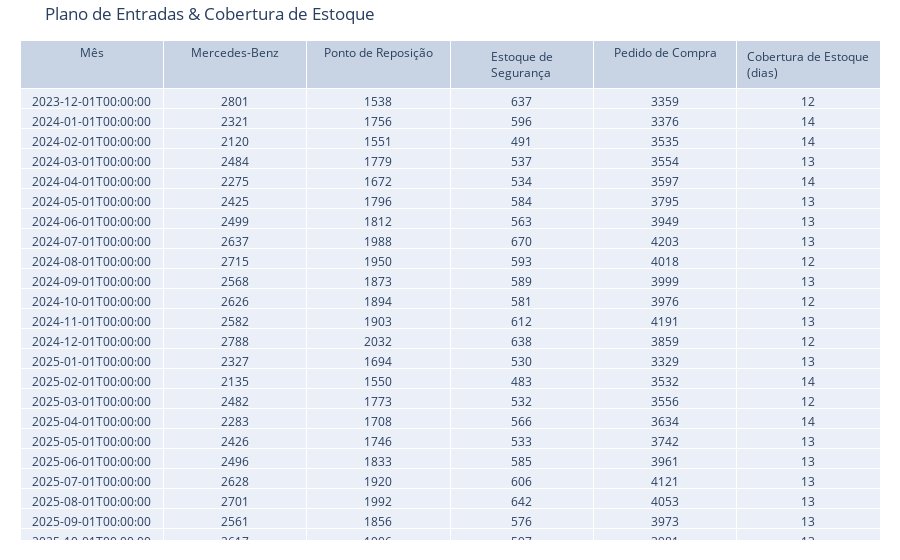

The cell this chart's notebook holds for it:
### Code cell
import plotly.graph_objects as go

# Escolhendo as colunas desejadas
colunas_desejadas = ['Mês', 'Mercedes-Benz', 'Ponto de Reposição', 'Estoque de Segurança',  'Pedido de Compra', 'Cobertura de Estoque (dias)']
plano_entradas_selecionado = df_resultados[colunas_desejadas]

# Arredondando os valores para 0 casas decimais
plano_entradas_selecionado = plano_entradas_selecionado.round(0)

# Criando a tabela
figura_tabela_plano = go.Figure(data=[go.Table(
    header=dict(values=plano_entradas_selecionado.columns),
    cells=dict(values=plano_entradas_selecionado.transpose().values.tolist())
)])

# Ajuste da largura das colunas
for i, col in enumerate(plano_entradas_selecionado.columns):
    figura_tabela_plano.update_layout(
        {'xaxis'+str(i+1): {'title': col}}
    )

# Layout da tabela
figura_tabela_plano.update_layout(
    title="Plano de Entradas & Cobertura de Estoque",
    margin=dict(l=20, r=20, t=40, b=20),  # Margens
)

# Exibindo a tabela
figura_tabela_plano.show()

### Figure 1 — Plotly figure (JSON) as saved in the notebook; plotly's stock layout.template omitted (floating-point values rounded to 4 significant figures; data arrays with more than 128 entries replaced by an {"elided": "..."} marker saying what was removed)
{"data": [{"cells": {"values": {"elided": "6x36 mixed values"}}, "header": {"values": ["Mês", "Mercedes-Benz", "Ponto de Reposição", "Estoque de Segurança", "Pedido de Compra", "Cobertura de Estoque (dias)"]}, "type": "table"}], "layout": {"margin": {"b": 20, "l": 20, "r": 20, "t": 40}, "title": {"text": "Plano de Entradas & Cobertura de Estoque"}, "xaxis": {"title": {"text": "Mês"}}, "xaxis2": {"title": {"text": "Mercedes-Benz"}}, "xaxis3": {"title": {"text": "Ponto de Reposição"}}, "xaxis4": {"title": {"text": "Estoque de Segurança"}}, "xaxis5": {"title": {"text": "Pedido de Compra"}}, "xaxis6": {"title": {"text": "Cobertura de Estoque (dias)"}}}}
